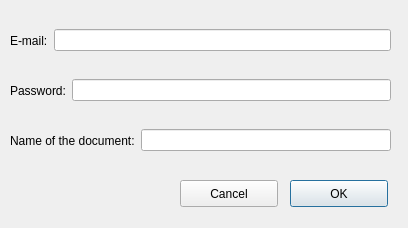
<?xml version="1.0" encoding="UTF-8"?>
<ui version="4.0">
 <class>GoogleDocsDialog</class>
 <widget class="QDialog" name="GoogleDocsDialog">
  <property name="geometry">
   <rect>
    <x>0</x>
    <y>0</y>
    <width>408</width>
    <height>228</height>
   </rect>
  </property>
  <property name="windowTitle">
   <string>Export to Google Docs</string>
  </property>
  <widget class="QWidget" name="horizontalLayoutWidget">
   <property name="geometry">
    <rect>
     <x>10</x>
     <y>20</y>
     <width>381</width>
     <height>41</height>
    </rect>
   </property>
   <layout class="QHBoxLayout" name="horizontalLayout">
    <item>
     <widget class="QLabel" name="label">
      <property name="text">
       <string>E-mail:</string>
      </property>
     </widget>
    </item>
    <item>
     <widget class="QLineEdit" name="emailLineEdit"/>
    </item>
   </layout>
  </widget>
  <widget class="QWidget" name="horizontalLayoutWidget_2">
   <property name="geometry">
    <rect>
     <x>10</x>
     <y>70</y>
     <width>381</width>
     <height>41</height>
    </rect>
   </property>
   <layout class="QHBoxLayout" name="horizontalLayout_2">
    <item>
     <widget class="QLabel" name="label_2">
      <property name="text">
       <string>Password:</string>
      </property>
     </widget>
    </item>
    <item>
     <widget class="QLineEdit" name="passLineEdit">
      <property name="echoMode">
       <enum>QLineEdit::Password</enum>
      </property>
     </widget>
    </item>
   </layout>
  </widget>
  <widget class="QPushButton" name="okPushButton">
   <property name="geometry">
    <rect>
     <x>290</x>
     <y>180</y>
     <width>98</width>
     <height>27</height>
    </rect>
   </property>
   <property name="text">
    <string>OK</string>
   </property>
  </widget>
  <widget class="QPushButton" name="cancelPushButton">
   <property name="geometry">
    <rect>
     <x>180</x>
     <y>180</y>
     <width>98</width>
     <height>27</height>
    </rect>
   </property>
   <property name="text">
    <string>Cancel</string>
   </property>
  </widget>
  <widget class="QWidget" name="horizontalLayoutWidget_3">
   <property name="geometry">
    <rect>
     <x>10</x>
     <y>120</y>
     <width>381</width>
     <height>41</height>
    </rect>
   </property>
   <layout class="QHBoxLayout" name="horizontalLayout_3">
    <item>
     <widget class="QLabel" name="label_3">
      <property name="text">
       <string>Name of the document:</string>
      </property>
     </widget>
    </item>
    <item>
     <widget class="QLineEdit" name="nameLineEdit"/>
    </item>
   </layout>
  </widget>
 </widget>
 <resources/>
 <connections/>
</ui>
